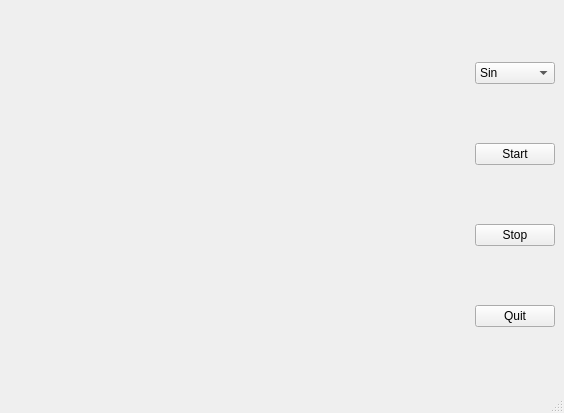
<?xml version="1.0" encoding="UTF-8"?>
<ui version="4.0">
 <class>MainWindow</class>
 <widget class="QMainWindow" name="MainWindow">
  <property name="geometry">
   <rect>
    <x>0</x>
    <y>0</y>
    <width>564</width>
    <height>413</height>
   </rect>
  </property>
  <property name="windowTitle">
   <string>MainWindow</string>
  </property>
  <widget class="QWidget" name="centralwidget">
   <layout class="QHBoxLayout" name="horizontalLayout_2">
    <item>
     <layout class="QHBoxLayout" name="horizontalLayout" stretch="9">
      <property name="leftMargin">
       <number>0</number>
      </property>
      <property name="rightMargin">
       <number>0</number>
      </property>
      <item>
       <widget class="QCustomPlot" name="customPlot" native="true"/>
      </item>
     </layout>
    </item>
    <item>
     <layout class="QVBoxLayout" name="verticalLayout">
      <item>
       <widget class="QComboBox" name="comboBox">
        <item>
         <property name="text">
          <string>Sin</string>
         </property>
        </item>
        <item>
         <property name="text">
          <string>Cos</string>
         </property>
        </item>
        <item>
         <property name="text">
          <string>Square</string>
         </property>
        </item>
       </widget>
      </item>
      <item>
       <widget class="QPushButton" name="start_btn">
        <property name="text">
         <string>Start</string>
        </property>
       </widget>
      </item>
      <item>
       <widget class="QPushButton" name="stop_btn">
        <property name="text">
         <string>Stop</string>
        </property>
       </widget>
      </item>
      <item>
       <widget class="QPushButton" name="quit_btn">
        <property name="text">
         <string>Quit</string>
        </property>
       </widget>
      </item>
     </layout>
    </item>
   </layout>
  </widget>
  <widget class="QMenuBar" name="menubar">
   <property name="geometry">
    <rect>
     <x>0</x>
     <y>0</y>
     <width>564</width>
     <height>22</height>
    </rect>
   </property>
  </widget>
  <widget class="QStatusBar" name="statusbar"/>
 </widget>
 <customwidgets>
  <customwidget>
   <class>QCustomPlot</class>
   <extends>QWidget</extends>
   <header>qcustomplot.h</header>
   <container>1</container>
  </customwidget>
 </customwidgets>
 <resources/>
 <connections/>
</ui>
